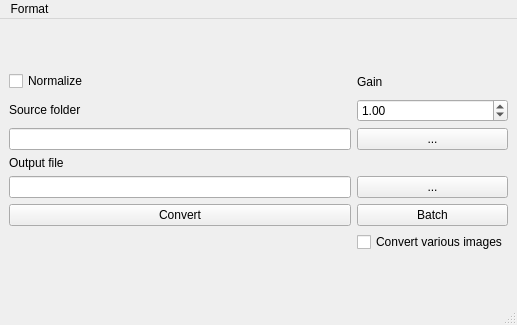
<?xml version="1.0" encoding="UTF-8"?>
<ui version="4.0">
 <class>ConvertWindow</class>
 <widget class="QMainWindow" name="ConvertWindow">
  <property name="geometry">
   <rect>
    <x>0</x>
    <y>0</y>
    <width>517</width>
    <height>325</height>
   </rect>
  </property>
  <property name="sizePolicy">
   <sizepolicy hsizetype="Fixed" vsizetype="Fixed">
    <horstretch>0</horstretch>
    <verstretch>0</verstretch>
   </sizepolicy>
  </property>
  <property name="minimumSize">
   <size>
    <width>517</width>
    <height>325</height>
   </size>
  </property>
  <property name="windowTitle">
   <string>ENVI Conversion tool</string>
  </property>
  <property name="windowIcon">
   <iconset>
    <normaloff>:/artwork/convert.svg</normaloff>:/artwork/convert.svg</iconset>
  </property>
  <widget class="QWidget" name="centralWidget">
   <layout class="QGridLayout" name="gridLayout_2">
    <item row="2" column="1">
     <widget class="QDoubleSpinBox" name="inpGain">
      <property name="maximum">
       <double>10000.000000000000000</double>
      </property>
      <property name="value">
       <double>1.000000000000000</double>
      </property>
     </widget>
    </item>
    <item row="0" column="0">
     <spacer name="verticalSpacer_2">
      <property name="orientation">
       <enum>Qt::Vertical</enum>
      </property>
      <property name="sizeHint" stdset="0">
       <size>
        <width>20</width>
        <height>40</height>
       </size>
      </property>
     </spacer>
    </item>
    <item row="5" column="0">
     <widget class="QLineEdit" name="outputFile"/>
    </item>
    <item row="8" column="0">
     <spacer name="verticalSpacer">
      <property name="orientation">
       <enum>Qt::Vertical</enum>
      </property>
      <property name="sizeHint" stdset="0">
       <size>
        <width>20</width>
        <height>40</height>
       </size>
      </property>
     </spacer>
    </item>
    <item row="6" column="0">
     <widget class="QPushButton" name="btnConvert">
      <property name="text">
       <string>Convert</string>
      </property>
     </widget>
    </item>
    <item row="1" column="1">
     <widget class="QLabel" name="label_3">
      <property name="minimumSize">
       <size>
        <width>82</width>
        <height>23</height>
       </size>
      </property>
      <property name="text">
       <string>Gain</string>
      </property>
     </widget>
    </item>
    <item row="3" column="1">
     <widget class="QPushButton" name="btnCaptureBrowse">
      <property name="text">
       <string>...</string>
      </property>
     </widget>
    </item>
    <item row="2" column="0">
     <widget class="QLabel" name="label">
      <property name="text">
       <string>&lt;html&gt;&lt;head/&gt;&lt;body&gt;&lt;p&gt;Source folder&lt;/p&gt;&lt;/body&gt;&lt;/html&gt;</string>
      </property>
     </widget>
    </item>
    <item row="3" column="0">
     <widget class="QLineEdit" name="captureFolder"/>
    </item>
    <item row="6" column="1">
     <widget class="QPushButton" name="btnBatch">
      <property name="text">
       <string>Batch</string>
      </property>
     </widget>
    </item>
    <item row="1" column="0">
     <widget class="QCheckBox" name="normalize">
      <property name="text">
       <string>Normalize</string>
      </property>
     </widget>
    </item>
    <item row="5" column="1">
     <widget class="QPushButton" name="btnNumpyBrowser">
      <property name="text">
       <string>...</string>
      </property>
     </widget>
    </item>
    <item row="4" column="0">
     <widget class="QLabel" name="label_2">
      <property name="text">
       <string>&lt;html&gt;&lt;head/&gt;&lt;body&gt;&lt;p&gt;Output file&lt;/p&gt;&lt;/body&gt;&lt;/html&gt;</string>
      </property>
     </widget>
    </item>
    <item row="7" column="1">
     <widget class="QCheckBox" name="checkBox">
      <property name="text">
       <string>Convert various images</string>
      </property>
     </widget>
    </item>
   </layout>
  </widget>
  <widget class="QStatusBar" name="statusBar"/>
  <widget class="QMenuBar" name="menuBar">
   <property name="geometry">
    <rect>
     <x>0</x>
     <y>0</y>
     <width>517</width>
     <height>22</height>
    </rect>
   </property>
   <widget class="QMenu" name="menuFormat">
    <property name="title">
     <string>Format</string>
    </property>
    <addaction name="actionNPY"/>
    <addaction name="actionNPZ"/>
   </widget>
   <addaction name="menuFormat"/>
  </widget>
  <action name="actionNPY">
   <property name="checkable">
    <bool>true</bool>
   </property>
   <property name="text">
    <string>NPY</string>
   </property>
  </action>
  <action name="actionNPZ">
   <property name="checkable">
    <bool>true</bool>
   </property>
   <property name="text">
    <string>NPZ</string>
   </property>
  </action>
 </widget>
 <resources/>
 <connections/>
</ui>
